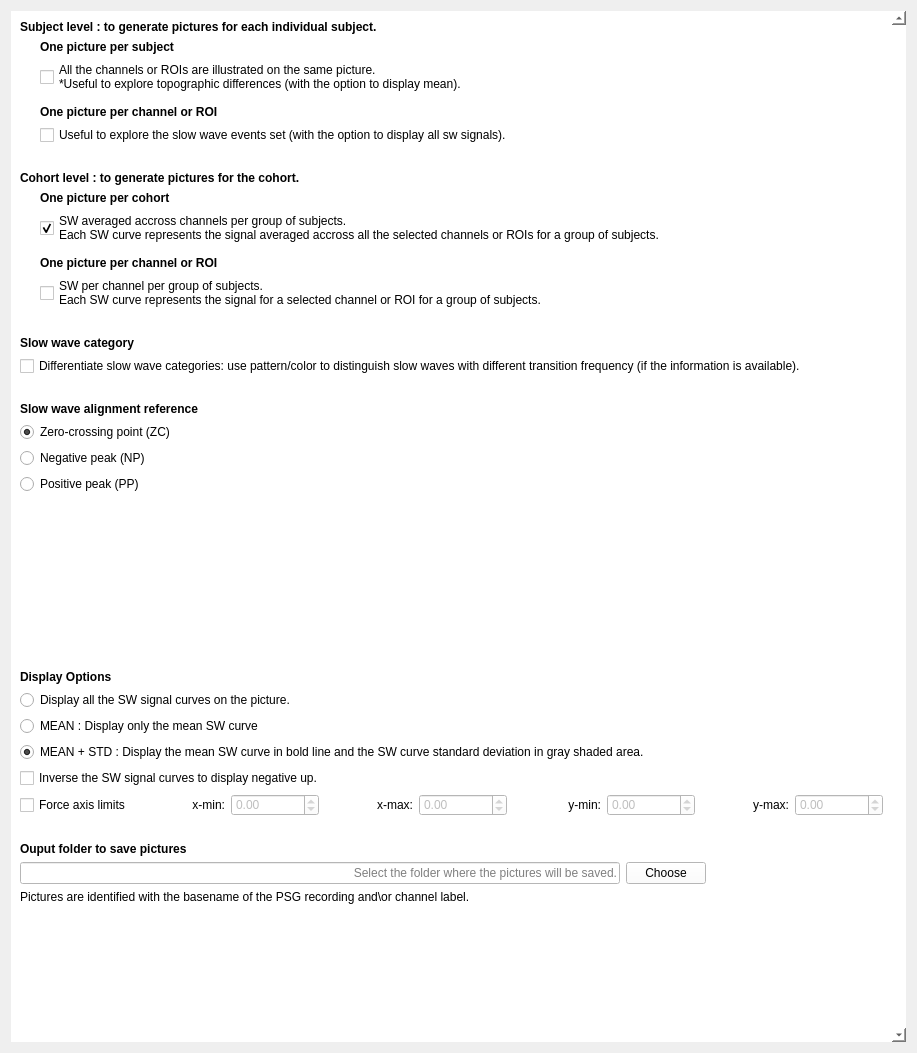
<?xml version="1.0" encoding="UTF-8"?>
<ui version="4.0">
 <class>OutputFiles</class>
 <widget class="QWidget" name="OutputFiles">
  <property name="geometry">
   <rect>
    <x>0</x>
    <y>0</y>
    <width>917</width>
    <height>1053</height>
   </rect>
  </property>
  <property name="windowTitle">
   <string/>
  </property>
  <property name="styleSheet">
   <string notr="true">font: 12pt &quot;Roboto&quot;;</string>
  </property>
  <layout class="QVBoxLayout" name="verticalLayout_5">
   <item>
    <widget class="QScrollArea" name="scrollArea">
     <property name="sizePolicy">
      <sizepolicy hsizetype="Expanding" vsizetype="Expanding">
       <horstretch>0</horstretch>
       <verstretch>1</verstretch>
      </sizepolicy>
     </property>
     <property name="minimumSize">
      <size>
       <width>0</width>
       <height>0</height>
      </size>
     </property>
     <property name="maximumSize">
      <size>
       <width>16777215</width>
       <height>16777215</height>
      </size>
     </property>
     <property name="styleSheet">
      <string notr="true">background-color: rgb(255, 255, 255);</string>
     </property>
     <property name="frameShape">
      <enum>QFrame::NoFrame</enum>
     </property>
     <property name="frameShadow">
      <enum>QFrame::Plain</enum>
     </property>
     <property name="lineWidth">
      <number>0</number>
     </property>
     <property name="verticalScrollBarPolicy">
      <enum>Qt::ScrollBarAlwaysOn</enum>
     </property>
     <property name="horizontalScrollBarPolicy">
      <enum>Qt::ScrollBarAlwaysOff</enum>
     </property>
     <property name="widgetResizable">
      <bool>true</bool>
     </property>
     <property name="alignment">
      <set>Qt::AlignLeading|Qt::AlignLeft|Qt::AlignTop</set>
     </property>
     <widget class="QWidget" name="scrollAreaWidgetContents">
      <property name="geometry">
       <rect>
        <x>0</x>
        <y>0</y>
        <width>882</width>
        <height>1035</height>
       </rect>
      </property>
      <property name="sizePolicy">
       <sizepolicy hsizetype="Preferred" vsizetype="Maximum">
        <horstretch>0</horstretch>
        <verstretch>1</verstretch>
       </sizepolicy>
      </property>
      <property name="minimumSize">
       <size>
        <width>862</width>
        <height>1000</height>
       </size>
      </property>
      <property name="maximumSize">
       <size>
        <width>900</width>
        <height>1200</height>
       </size>
      </property>
      <property name="layoutDirection">
       <enum>Qt::LeftToRight</enum>
      </property>
      <layout class="QVBoxLayout" name="verticalLayout_8">
       <item>
        <layout class="QVBoxLayout" name="verticalLayout_10">
         <item>
          <widget class="QLabel" name="label_3">
           <property name="text">
            <string>&lt;html&gt;&lt;head/&gt;&lt;body&gt;&lt;p&gt;&lt;span style=&quot; font-weight:600;&quot;&gt;Subject level : to generate pictures for each individual subject.&lt;/span&gt;&lt;/p&gt;&lt;/body&gt;&lt;/html&gt;</string>
           </property>
          </widget>
         </item>
         <item>
          <layout class="QHBoxLayout" name="horizontalLayout">
           <item>
            <spacer name="horizontalSpacer_2">
             <property name="orientation">
              <enum>Qt::Horizontal</enum>
             </property>
             <property name="sizeType">
              <enum>QSizePolicy::Fixed</enum>
             </property>
             <property name="sizeHint" stdset="0">
              <size>
               <width>20</width>
               <height>20</height>
              </size>
             </property>
            </spacer>
           </item>
           <item>
            <layout class="QVBoxLayout" name="verticalLayout">
             <item>
              <widget class="QLabel" name="label_9">
               <property name="text">
                <string>&lt;html&gt;&lt;head/&gt;&lt;body&gt;&lt;p&gt;&lt;span style=&quot; font-weight:600;&quot;&gt;One picture per subject&lt;/span&gt;&lt;/p&gt;&lt;/body&gt;&lt;/html&gt;</string>
               </property>
              </widget>
             </item>
             <item>
              <widget class="QCheckBox" name="checkBox_subject_avg">
               <property name="text">
                <string>All the channels or ROIs are illustrated on the same picture.
*Useful to explore topographic differences (with the option to display mean).</string>
               </property>
              </widget>
             </item>
             <item>
              <spacer name="verticalSpacer_6">
               <property name="orientation">
                <enum>Qt::Vertical</enum>
               </property>
               <property name="sizeType">
                <enum>QSizePolicy::Fixed</enum>
               </property>
               <property name="sizeHint" stdset="0">
                <size>
                 <width>20</width>
                 <height>5</height>
                </size>
               </property>
              </spacer>
             </item>
             <item>
              <widget class="QLabel" name="label_10">
               <property name="text">
                <string>&lt;html&gt;&lt;head/&gt;&lt;body&gt;&lt;p&gt;&lt;span style=&quot; font-weight:600;&quot;&gt;One picture per channel or ROI&lt;/span&gt;&lt;/p&gt;&lt;/body&gt;&lt;/html&gt;</string>
               </property>
              </widget>
             </item>
             <item>
              <widget class="QCheckBox" name="checkBox_subject_sel">
               <property name="text">
                <string>Useful to explore the slow wave events set (with the option to display all sw signals).</string>
               </property>
              </widget>
             </item>
            </layout>
           </item>
          </layout>
         </item>
        </layout>
       </item>
       <item>
        <spacer name="verticalSpacer_3">
         <property name="orientation">
          <enum>Qt::Vertical</enum>
         </property>
         <property name="sizeType">
          <enum>QSizePolicy::Fixed</enum>
         </property>
         <property name="sizeHint" stdset="0">
          <size>
           <width>20</width>
           <height>20</height>
          </size>
         </property>
        </spacer>
       </item>
       <item>
        <layout class="QVBoxLayout" name="verticalLayout_11">
         <item>
          <widget class="QLabel" name="label_2">
           <property name="text">
            <string>&lt;html&gt;&lt;head/&gt;&lt;body&gt;&lt;p&gt;&lt;span style=&quot; font-weight:600;&quot;&gt;Cohort level : to generate pictures for the cohort.&lt;/span&gt;&lt;/p&gt;&lt;/body&gt;&lt;/html&gt;</string>
           </property>
          </widget>
         </item>
         <item>
          <layout class="QHBoxLayout" name="horizontalLayout_2">
           <item>
            <spacer name="horizontalSpacer">
             <property name="orientation">
              <enum>Qt::Horizontal</enum>
             </property>
             <property name="sizeType">
              <enum>QSizePolicy::Fixed</enum>
             </property>
             <property name="sizeHint" stdset="0">
              <size>
               <width>20</width>
               <height>20</height>
              </size>
             </property>
            </spacer>
           </item>
           <item>
            <layout class="QVBoxLayout" name="verticalLayout_2">
             <item>
              <widget class="QLabel" name="label_11">
               <property name="text">
                <string>&lt;html&gt;&lt;head/&gt;&lt;body&gt;&lt;p&gt;&lt;span style=&quot; font-weight:600;&quot;&gt;One picture per cohort&lt;/span&gt;&lt;/p&gt;&lt;/body&gt;&lt;/html&gt;</string>
               </property>
              </widget>
             </item>
             <item>
              <widget class="QCheckBox" name="checkBox_cohort_avg">
               <property name="text">
                <string>SW averaged accross channels per group of subjects.
Each SW curve represents the signal averaged accross all the selected channels or ROIs for a group of subjects.</string>
               </property>
               <property name="checked">
                <bool>true</bool>
               </property>
              </widget>
             </item>
             <item>
              <spacer name="verticalSpacer_7">
               <property name="orientation">
                <enum>Qt::Vertical</enum>
               </property>
               <property name="sizeType">
                <enum>QSizePolicy::Fixed</enum>
               </property>
               <property name="sizeHint" stdset="0">
                <size>
                 <width>20</width>
                 <height>5</height>
                </size>
               </property>
              </spacer>
             </item>
             <item>
              <widget class="QLabel" name="label_12">
               <property name="text">
                <string>&lt;html&gt;&lt;head/&gt;&lt;body&gt;&lt;p&gt;&lt;span style=&quot; font-weight:600;&quot;&gt;One picture per channel or ROI&lt;/span&gt;&lt;/p&gt;&lt;/body&gt;&lt;/html&gt;</string>
               </property>
              </widget>
             </item>
             <item>
              <widget class="QCheckBox" name="checkBox_cohort_sel">
               <property name="text">
                <string>SW per channel per group of subjects.
Each SW curve represents the signal for a selected channel or ROI for a group of subjects.</string>
               </property>
              </widget>
             </item>
            </layout>
           </item>
          </layout>
         </item>
        </layout>
       </item>
       <item>
        <spacer name="verticalSpacer_4">
         <property name="orientation">
          <enum>Qt::Vertical</enum>
         </property>
         <property name="sizeType">
          <enum>QSizePolicy::Fixed</enum>
         </property>
         <property name="sizeHint" stdset="0">
          <size>
           <width>20</width>
           <height>20</height>
          </size>
         </property>
        </spacer>
       </item>
       <item>
        <layout class="QVBoxLayout" name="verticalLayout_7">
         <item>
          <widget class="QLabel" name="label_8">
           <property name="text">
            <string>&lt;html&gt;&lt;head/&gt;&lt;body&gt;&lt;p&gt;&lt;span style=&quot; font-weight:600;&quot;&gt;Slow wave category&lt;/span&gt;&lt;/p&gt;&lt;/body&gt;&lt;/html&gt;</string>
           </property>
          </widget>
         </item>
         <item>
          <widget class="QCheckBox" name="checkBox_category">
           <property name="text">
            <string>Differentiate slow wave categories: use pattern/color to distinguish slow waves with different transition frequency (if the information is available).</string>
           </property>
          </widget>
         </item>
        </layout>
       </item>
       <item>
        <spacer name="verticalSpacer_8">
         <property name="orientation">
          <enum>Qt::Vertical</enum>
         </property>
         <property name="sizeType">
          <enum>QSizePolicy::Fixed</enum>
         </property>
         <property name="sizeHint" stdset="0">
          <size>
           <width>20</width>
           <height>20</height>
          </size>
         </property>
        </spacer>
       </item>
       <item>
        <layout class="QHBoxLayout" name="horizontalLayout_6">
         <item>
          <layout class="QVBoxLayout" name="verticalLayout_6">
           <item>
            <widget class="QLabel" name="label_6">
             <property name="text">
              <string>&lt;html&gt;&lt;head/&gt;&lt;body&gt;&lt;p&gt;&lt;span style=&quot; font-weight:600;&quot;&gt;Slow wave alignment reference&lt;/span&gt;&lt;/p&gt;&lt;/body&gt;&lt;/html&gt;</string>
             </property>
            </widget>
           </item>
           <item>
            <layout class="QVBoxLayout" name="verticalLayout_4">
             <property name="sizeConstraint">
              <enum>QLayout::SetMinimumSize</enum>
             </property>
             <item>
              <widget class="QRadioButton" name="radioButton_zc">
               <property name="text">
                <string>Zero-crossing point (ZC)</string>
               </property>
               <property name="checked">
                <bool>true</bool>
               </property>
               <attribute name="buttonGroup">
                <string notr="true">buttonGroup_align</string>
               </attribute>
              </widget>
             </item>
             <item>
              <widget class="QRadioButton" name="radioButton_np">
               <property name="text">
                <string>Negative peak (NP)</string>
               </property>
               <attribute name="buttonGroup">
                <string notr="true">buttonGroup_align</string>
               </attribute>
              </widget>
             </item>
             <item>
              <widget class="QRadioButton" name="radioButton_pp">
               <property name="text">
                <string>Positive peak (PP)</string>
               </property>
               <attribute name="buttonGroup">
                <string notr="true">buttonGroup_align</string>
               </attribute>
              </widget>
             </item>
             <item>
              <spacer name="verticalSpacer">
               <property name="orientation">
                <enum>Qt::Vertical</enum>
               </property>
               <property name="sizeType">
                <enum>QSizePolicy::Fixed</enum>
               </property>
               <property name="sizeHint" stdset="0">
                <size>
                 <width>20</width>
                 <height>150</height>
                </size>
               </property>
              </spacer>
             </item>
            </layout>
           </item>
          </layout>
         </item>
         <item>
          <layout class="QHBoxLayout" name="horizontalLayout_4">
           <item>
            <spacer name="horizontalSpacer_5">
             <property name="orientation">
              <enum>Qt::Horizontal</enum>
             </property>
             <property name="sizeType">
              <enum>QSizePolicy::Fixed</enum>
             </property>
             <property name="sizeHint" stdset="0">
              <size>
               <width>130</width>
               <height>20</height>
              </size>
             </property>
            </spacer>
           </item>
           <item>
            <widget class="QLabel" name="label_7">
             <property name="sizePolicy">
              <sizepolicy hsizetype="Fixed" vsizetype="Fixed">
               <horstretch>0</horstretch>
               <verstretch>1</verstretch>
              </sizepolicy>
             </property>
             <property name="minimumSize">
              <size>
               <width>0</width>
               <height>180</height>
              </size>
             </property>
             <property name="contextMenuPolicy">
              <enum>Qt::NoContextMenu</enum>
             </property>
             <property name="layoutDirection">
              <enum>Qt::LeftToRight</enum>
             </property>
             <property name="lineWidth">
              <number>0</number>
             </property>
             <property name="text">
              <string/>
             </property>
             <property name="pixmap">
              <pixmap resource="sw_signal_curve.qrc">:/sw_signal_curve/SW_signal_curve.png</pixmap>
             </property>
             <property name="scaledContents">
              <bool>false</bool>
             </property>
             <property name="alignment">
              <set>Qt::AlignHCenter|Qt::AlignTop</set>
             </property>
             <property name="wordWrap">
              <bool>true</bool>
             </property>
             <property name="margin">
              <number>0</number>
             </property>
             <property name="indent">
              <number>0</number>
             </property>
            </widget>
           </item>
           <item>
            <spacer name="horizontalSpacer_4">
             <property name="orientation">
              <enum>Qt::Horizontal</enum>
             </property>
             <property name="sizeType">
              <enum>QSizePolicy::Expanding</enum>
             </property>
             <property name="sizeHint" stdset="0">
              <size>
               <width>40</width>
               <height>20</height>
              </size>
             </property>
            </spacer>
           </item>
          </layout>
         </item>
        </layout>
       </item>
       <item>
        <spacer name="verticalSpacer_9">
         <property name="orientation">
          <enum>Qt::Vertical</enum>
         </property>
         <property name="sizeType">
          <enum>QSizePolicy::Fixed</enum>
         </property>
         <property name="sizeHint" stdset="0">
          <size>
           <width>20</width>
           <height>20</height>
          </size>
         </property>
        </spacer>
       </item>
       <item>
        <layout class="QVBoxLayout" name="verticalLayout_3">
         <item>
          <widget class="QLabel" name="label">
           <property name="text">
            <string>&lt;html&gt;&lt;head/&gt;&lt;body&gt;&lt;p&gt;&lt;span style=&quot; font-weight:600;&quot;&gt;Display Options&lt;/span&gt;&lt;/p&gt;&lt;/body&gt;&lt;/html&gt;</string>
           </property>
          </widget>
         </item>
         <item>
          <widget class="QRadioButton" name="radioButton_all">
           <property name="text">
            <string>Display all the SW signal curves on the picture.</string>
           </property>
           <attribute name="buttonGroup">
            <string notr="true">buttonGroup_mean</string>
           </attribute>
          </widget>
         </item>
         <item>
          <widget class="QRadioButton" name="radioButton_mean">
           <property name="text">
            <string>MEAN : Display only the mean SW curve</string>
           </property>
           <attribute name="buttonGroup">
            <string notr="true">buttonGroup_mean</string>
           </attribute>
          </widget>
         </item>
         <item>
          <widget class="QRadioButton" name="radioButton_meanstd">
           <property name="text">
            <string>MEAN + STD : Display the mean SW curve in bold line and the SW curve standard deviation in gray shaded area.</string>
           </property>
           <property name="checked">
            <bool>true</bool>
           </property>
           <attribute name="buttonGroup">
            <string notr="true">buttonGroup_mean</string>
           </attribute>
          </widget>
         </item>
         <item>
          <widget class="QCheckBox" name="checkBox_inverse">
           <property name="text">
            <string>Inverse the SW signal curves to display negative up.</string>
           </property>
          </widget>
         </item>
         <item>
          <layout class="QHBoxLayout" name="horizontalLayout_5">
           <item>
            <widget class="QCheckBox" name="checkBox_force_axis">
             <property name="toolTip">
              <string>Enable this option for consistent axes across all pictures and define the axes limits. Otherwise, the axes are automatically determined based on the data.</string>
             </property>
             <property name="text">
              <string>Force axis limits</string>
             </property>
            </widget>
           </item>
           <item>
            <widget class="QLabel" name="label_13">
             <property name="text">
              <string>x-min:</string>
             </property>
             <property name="alignment">
              <set>Qt::AlignRight|Qt::AlignTrailing|Qt::AlignVCenter</set>
             </property>
            </widget>
           </item>
           <item>
            <widget class="QDoubleSpinBox" name="doubleSpinBox_xmin">
             <property name="enabled">
              <bool>false</bool>
             </property>
             <property name="minimum">
              <double>-5.000000000000000</double>
             </property>
             <property name="maximum">
              <double>5.000000000000000</double>
             </property>
             <property name="singleStep">
              <double>0.500000000000000</double>
             </property>
            </widget>
           </item>
           <item>
            <widget class="QLabel" name="label_14">
             <property name="text">
              <string>x-max:</string>
             </property>
             <property name="alignment">
              <set>Qt::AlignRight|Qt::AlignTrailing|Qt::AlignVCenter</set>
             </property>
            </widget>
           </item>
           <item>
            <widget class="QDoubleSpinBox" name="doubleSpinBox_xmax">
             <property name="enabled">
              <bool>false</bool>
             </property>
             <property name="minimum">
              <double>-5.000000000000000</double>
             </property>
             <property name="maximum">
              <double>5.000000000000000</double>
             </property>
             <property name="singleStep">
              <double>0.500000000000000</double>
             </property>
            </widget>
           </item>
           <item>
            <widget class="QLabel" name="label_15">
             <property name="text">
              <string>y-min:</string>
             </property>
             <property name="alignment">
              <set>Qt::AlignRight|Qt::AlignTrailing|Qt::AlignVCenter</set>
             </property>
            </widget>
           </item>
           <item>
            <widget class="QDoubleSpinBox" name="doubleSpinBox_ymin">
             <property name="enabled">
              <bool>false</bool>
             </property>
             <property name="minimum">
              <double>-500.000000000000000</double>
             </property>
             <property name="maximum">
              <double>500.000000000000000</double>
             </property>
             <property name="singleStep">
              <double>50.000000000000000</double>
             </property>
            </widget>
           </item>
           <item>
            <widget class="QLabel" name="label_16">
             <property name="text">
              <string>y-max:</string>
             </property>
             <property name="alignment">
              <set>Qt::AlignRight|Qt::AlignTrailing|Qt::AlignVCenter</set>
             </property>
            </widget>
           </item>
           <item>
            <widget class="QDoubleSpinBox" name="doubleSpinBox_ymax">
             <property name="enabled">
              <bool>false</bool>
             </property>
             <property name="minimum">
              <double>-500.000000000000000</double>
             </property>
             <property name="maximum">
              <double>500.000000000000000</double>
             </property>
             <property name="singleStep">
              <double>50.000000000000000</double>
             </property>
            </widget>
           </item>
          </layout>
         </item>
        </layout>
       </item>
       <item>
        <spacer name="verticalSpacer_5">
         <property name="orientation">
          <enum>Qt::Vertical</enum>
         </property>
         <property name="sizeType">
          <enum>QSizePolicy::Fixed</enum>
         </property>
         <property name="sizeHint" stdset="0">
          <size>
           <width>20</width>
           <height>20</height>
          </size>
         </property>
        </spacer>
       </item>
       <item>
        <layout class="QVBoxLayout" name="verticalLayout_9">
         <item>
          <widget class="QLabel" name="label_4">
           <property name="text">
            <string>&lt;html&gt;&lt;head/&gt;&lt;body&gt;&lt;p&gt;&lt;span style=&quot; font-weight:600;&quot;&gt;Ouput folder to save pictures&lt;/span&gt;&lt;/p&gt;&lt;/body&gt;&lt;/html&gt;</string>
           </property>
          </widget>
         </item>
         <item>
          <layout class="QHBoxLayout" name="horizontalLayout_3">
           <item>
            <widget class="QLineEdit" name="lineEdit_output">
             <property name="minimumSize">
              <size>
               <width>600</width>
               <height>0</height>
              </size>
             </property>
             <property name="maximumSize">
              <size>
               <width>900</width>
               <height>16777215</height>
              </size>
             </property>
             <property name="alignment">
              <set>Qt::AlignRight|Qt::AlignTrailing|Qt::AlignVCenter</set>
             </property>
             <property name="placeholderText">
              <string>Select the folder where the pictures will be saved.</string>
             </property>
            </widget>
           </item>
           <item>
            <widget class="QPushButton" name="pushButton_choose">
             <property name="minimumSize">
              <size>
               <width>80</width>
               <height>0</height>
              </size>
             </property>
             <property name="maximumSize">
              <size>
               <width>50</width>
               <height>16777215</height>
              </size>
             </property>
             <property name="text">
              <string>Choose</string>
             </property>
            </widget>
           </item>
           <item>
            <spacer name="horizontalSpacer_3">
             <property name="orientation">
              <enum>Qt::Horizontal</enum>
             </property>
             <property name="sizeType">
              <enum>QSizePolicy::Expanding</enum>
             </property>
             <property name="sizeHint" stdset="0">
              <size>
               <width>40</width>
               <height>20</height>
              </size>
             </property>
            </spacer>
           </item>
          </layout>
         </item>
         <item>
          <widget class="QLabel" name="label_5">
           <property name="text">
            <string>Pictures are identified with the basename of the PSG recording and\or channel label.</string>
           </property>
          </widget>
         </item>
        </layout>
       </item>
       <item>
        <spacer name="verticalSpacer_2">
         <property name="orientation">
          <enum>Qt::Vertical</enum>
         </property>
         <property name="sizeHint" stdset="0">
          <size>
           <width>20</width>
           <height>10</height>
          </size>
         </property>
        </spacer>
       </item>
      </layout>
     </widget>
    </widget>
   </item>
  </layout>
 </widget>
 <resources>
  <include location="../../../../../scinodes_poc/src/main/python/ui/themes/themes.qrc"/>
  <include location="sw_signal_curve.qrc"/>
 </resources>
 <connections>
  <connection>
   <sender>pushButton_choose</sender>
   <signal>clicked()</signal>
   <receiver>OutputFiles</receiver>
   <slot>choose_slot()</slot>
   <hints>
    <hint type="sourcelabel">
     <x>677</x>
     <y>421</y>
    </hint>
    <hint type="destinationlabel">
     <x>624</x>
     <y>308</y>
    </hint>
   </hints>
  </connection>
  <connection>
   <sender>checkBox_cohort_avg</sender>
   <signal>clicked()</signal>
   <receiver>OutputFiles</receiver>
   <slot>out_options_slot()</slot>
   <hints>
    <hint type="sourcelabel">
     <x>459</x>
     <y>228</y>
    </hint>
    <hint type="destinationlabel">
     <x>446</x>
     <y>312</y>
    </hint>
   </hints>
  </connection>
  <connection>
   <sender>checkBox_cohort_sel</sender>
   <signal>clicked()</signal>
   <receiver>OutputFiles</receiver>
   <slot>out_options_slot()</slot>
   <hints>
    <hint type="sourcelabel">
     <x>459</x>
     <y>286</y>
    </hint>
    <hint type="destinationlabel">
     <x>446</x>
     <y>312</y>
    </hint>
   </hints>
  </connection>
  <connection>
   <sender>checkBox_subject_avg</sender>
   <signal>clicked()</signal>
   <receiver>OutputFiles</receiver>
   <slot>out_options_slot()</slot>
   <hints>
    <hint type="sourcelabel">
     <x>459</x>
     <y>58</y>
    </hint>
    <hint type="destinationlabel">
     <x>446</x>
     <y>312</y>
    </hint>
   </hints>
  </connection>
  <connection>
   <sender>checkBox_subject_sel</sender>
   <signal>clicked()</signal>
   <receiver>OutputFiles</receiver>
   <slot>out_options_slot()</slot>
   <hints>
    <hint type="sourcelabel">
     <x>459</x>
     <y>124</y>
    </hint>
    <hint type="destinationlabel">
     <x>446</x>
     <y>312</y>
    </hint>
   </hints>
  </connection>
  <connection>
   <sender>buttonGroup_align</sender>
   <signal>buttonClicked(QAbstractButton*)</signal>
   <receiver>OutputFiles</receiver>
   <slot>out_options_slot()</slot>
   <hints>
    <hint type="sourcelabel">
     <x>-1</x>
     <y>-1</y>
    </hint>
    <hint type="destinationlabel">
     <x>469</x>
     <y>496</y>
    </hint>
   </hints>
  </connection>
  <connection>
   <sender>buttonGroup_mean</sender>
   <signal>buttonClicked(QAbstractButton*)</signal>
   <receiver>OutputFiles</receiver>
   <slot>out_options_slot()</slot>
   <hints>
    <hint type="sourcelabel">
     <x>-1</x>
     <y>-1</y>
    </hint>
    <hint type="destinationlabel">
     <x>445</x>
     <y>496</y>
    </hint>
   </hints>
  </connection>
  <connection>
   <sender>checkBox_force_axis</sender>
   <signal>clicked()</signal>
   <receiver>OutputFiles</receiver>
   <slot>out_options_slot()</slot>
   <hints>
    <hint type="sourcelabel">
     <x>77</x>
     <y>902</y>
    </hint>
    <hint type="destinationlabel">
     <x>447</x>
     <y>561</y>
    </hint>
   </hints>
  </connection>
 </connections>
 <slots>
  <slot>choose_slot()</slot>
  <slot>out_options_slot()</slot>
 </slots>
 <buttongroups>
  <buttongroup name="buttonGroup_align"/>
  <buttongroup name="buttonGroup_mean"/>
 </buttongroups>
</ui>
